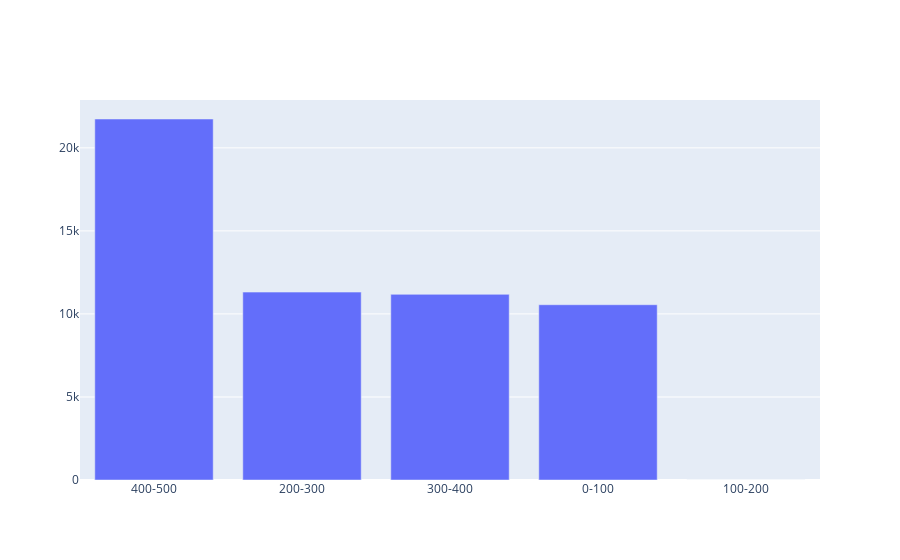

Notebook source saved alongside this figure:
### Code cell
df['Price Group'] = pd.cut(df['Unit Price'], bins=[0, 100, 200, 300, 400, 500], labels=['0-100', '100-200', '200-300', '300-400', '400-500'])
price_group = df.groupby('Price Group')['Quantity'].sum().sort_values(ascending=False)
price_group
fig = go.Figure()
fig.add_trace(go.Bar(
    x=price_group.index,
    y=price_group.values,
    name='Quantity by Price Group'))

### Figure 1 — Plotly figure (JSON) as saved in the notebook; plotly's stock layout.template omitted (floating-point values rounded to 4 significant figures)
{"data": [{"name": "Quantity by Price Group", "type": "bar", "x": ["400-500", "200-300", "300-400", "0-100", "100-200"], "y": [21738, 11314, 11178, 10554, 0]}], "layout": {}}
